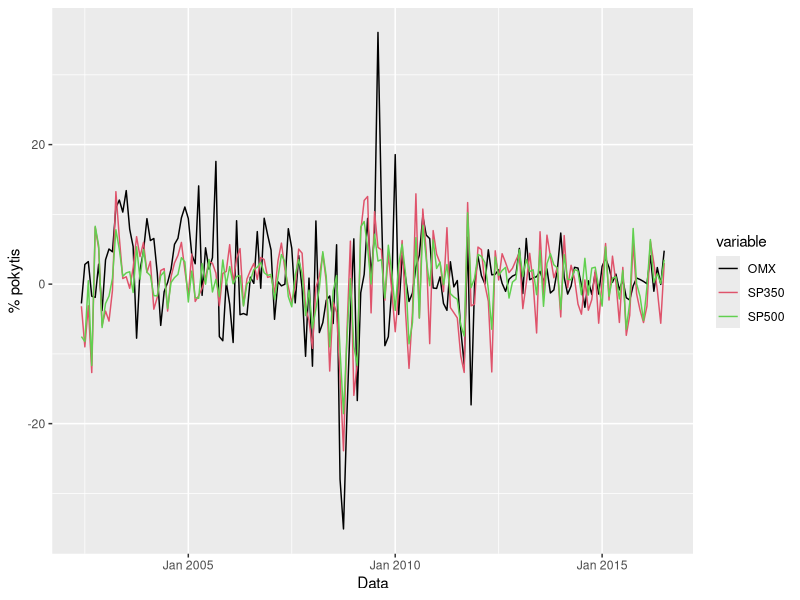
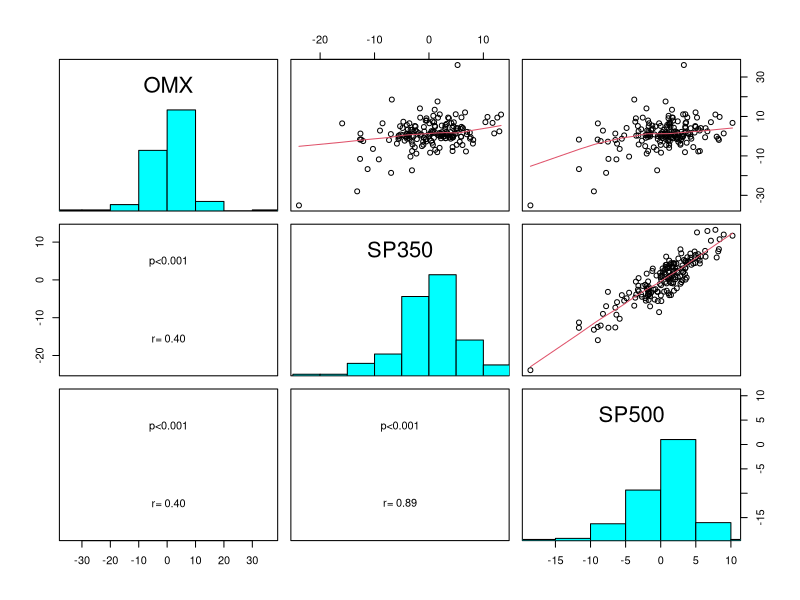
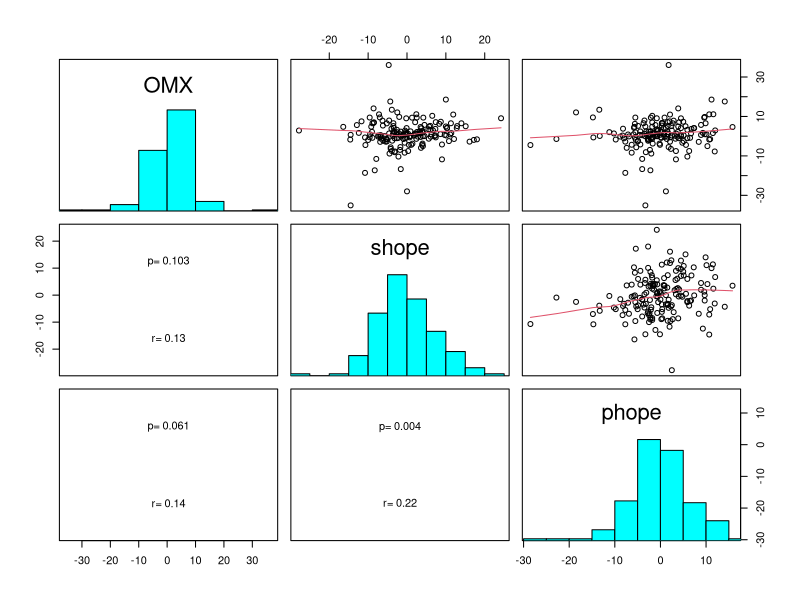
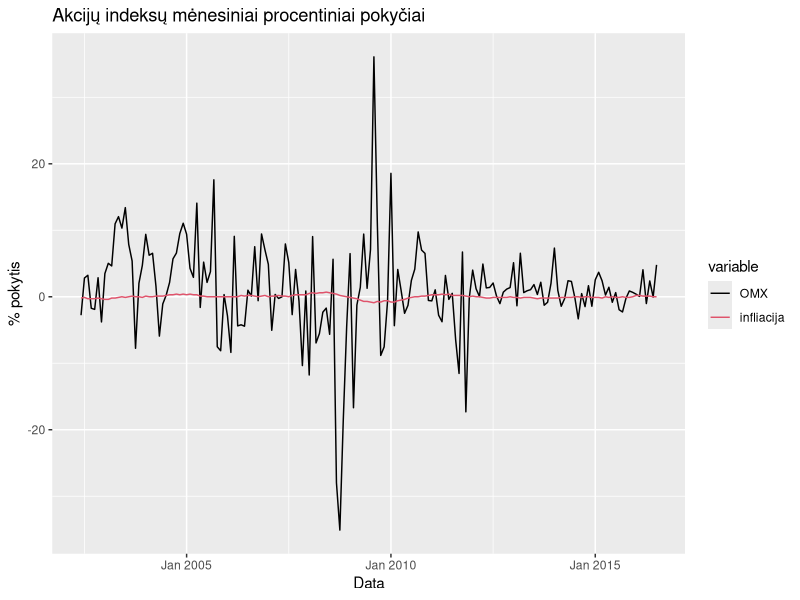
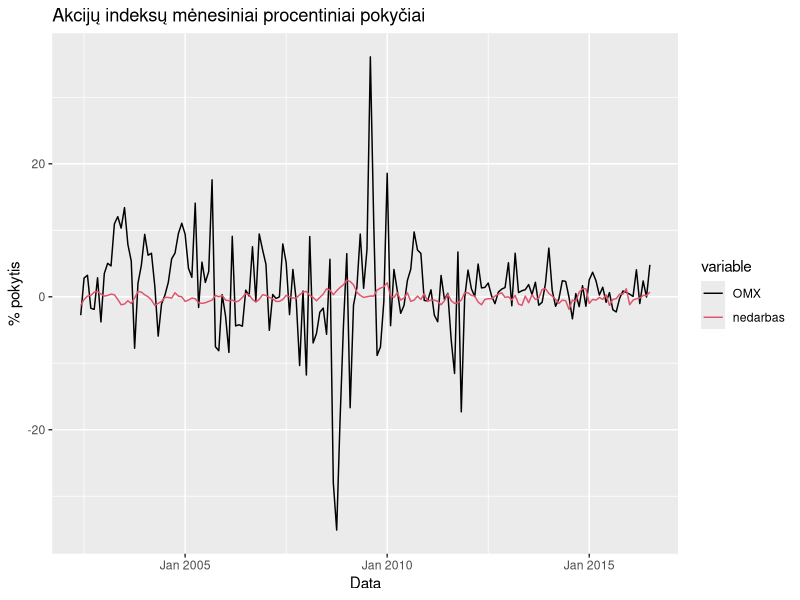
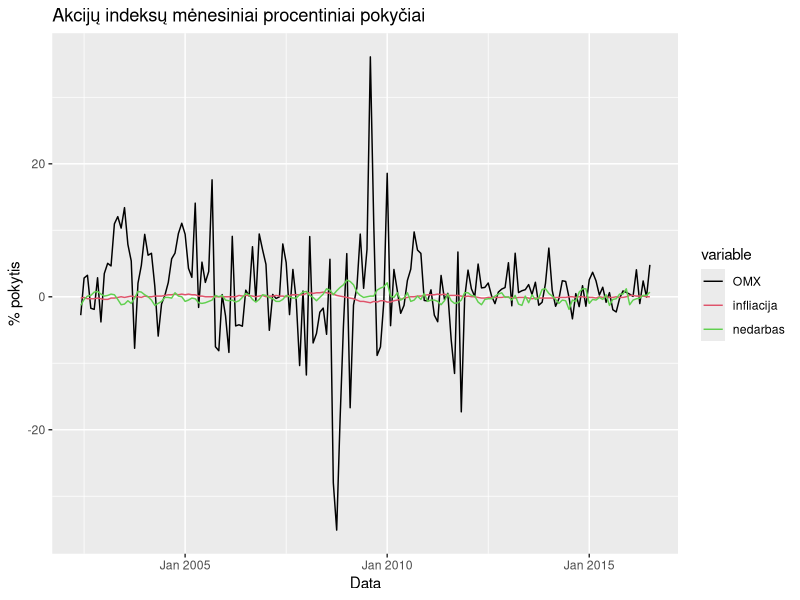

Recreate these plots in R, in order.
## ---- chunk 1
library("quantmod")
library("forecast")
library("xts")
library("dplyr")
library("gridExtra")
library("dynlm")
library(ggplot2)
library(reshape2)
library(tseries)
library("knitr")
## ---- chunk 2
data=read.csv("rawdata.csv")



data[ data == ":" ] = NA
data=data[complete.cases(data),]
rownames(data)<-NULL
## ---- chunk 3
data2=apply(data[,-1],2,as.numeric)
rownames(data2)=data[,1]
data2=data.frame(data2)
data2$nedarbas=data2$nedarbas/10

data2[,c("OMX","SP350","SP500","kk","mp","ip")] = apply(data2[,c("OMX","SP350","SP500","kk","mp","ip")],2,log)    #logaritmuojama indeksai, akcijų kainos, kursas  

data2[,c("OMX","SP350","SP500","kk","mp","ip")]=data2[,c("OMX","SP350","SP500","kk","mp","ip")]*100

data2$euribor=data2$euribor/12

data3=data.frame(diff(as.matrix(data2)))  
data3$gkl = data$gkl[-1]    #gamintoju kainu lygio nereik diferencijuot nes jau yra pokytis %
#tsdisplay(data3$infliacija)

p=apply(data3,2,function(i)adf.test(i,k=1)$p.value)
p=data.frame(p)
kable(p)

## ---- chunk 4
panel.hist <- function(x, ...)    #ši funkcija reikalinga grafikų pairs lentelei išbrėžti (histogramos pateikimui)                        
{
  usr <- par("usr"); on.exit(par(usr))
  par(usr = c(usr[1:2], 0, 1.5) )
  h <- hist(x, plot = FALSE)
  breaks <- h$breaks; nB <- length(breaks)
  y <- h$counts; y <- y/max(y)
  rect(breaks[-nB], 0, breaks[-1], y, col = "cyan", ...)
}

panel.cor2 <- function(x, y, digits=2, cex.cor)
{
  usr <- par("usr"); on.exit(par(usr))
  par(usr = c(0, 1, 0, 1))
  r <- abs(cor(x, y))
  txt <- format(c(r, 0.123456789), digits=digits)[1]
  test <- cor.test(x,y)
  Signif <- ifelse(round(test$p.value,3)<0.001,"p<0.001",paste("p=",round(test$p.value,3)))  
  text(0.5, 0.25, paste("r=",txt))
  text(.5, .75, Signif)
}
panel.cor <- function(x, y, digits = 2, prefix = "", cex.cor,...)    #ši funkcija reikalinga grafikų lentelei
    #išbrėžti (koreliacijos koeficiento radimui)
{
  usr <- par("usr"); on.exit(par(usr))
  par(usr = c(0, 1, 0, 1))
  r <- abs(cor(x, y))
  txt <- format(c(r, 0.123456789), digits = digits)[1]
  txt <- paste0(prefix, txt)
  if(missing(cex.cor)) cex.cor <- 0.8/strwidth(txt)
  text(0.5, 0.5, txt, cex = 3)
}
## ---- chunk 5
Data = rownames(data3)
Data=as.yearmon(Data, "%YM%m")

data3=cbind.data.frame(Data, data3)
## ---- chunk 6
dd = melt(data3[,c("OMX","SP350","SP500","Data")], id=c("Data"))
## ---- chunk 7
par(mfrow=c(2,1))

ggplot(dd) + geom_line(aes(x=Data, y=value, colour=variable)) +
  scale_colour_manual(values=c(1:4))+ylab("% pokytis")


pairs(data3[,c("OMX","SP350","SP500")],upper.panel=panel.smooth,diag.panel=panel.hist, lower.panel=panel.cor2)

## ---- chunk 8
pairs(data3[,c("OMX","shope","phope")],upper.panel=panel.smooth,diag.panel=panel.hist, lower.panel=panel.cor2)

## ---- chunk 9
dd = melt(data3[,c("OMX","infliacija","Data")], id=c("Data"))
ggplot(dd) + geom_line(aes(x=Data, y=value, colour=variable)) +
  scale_colour_manual(values=c(1:3))+ylab("% pokytis")+ggtitle("Akcijų indeksų mėnesiniai procentiniai pokyčiai")
## ---- chunk 10
dd = melt(data3[,c("OMX","nedarbas","Data")], id=c("Data"))
ggplot(dd) + geom_line(aes(x=Data, y=value, colour=variable)) +
  scale_colour_manual(values=c(1:3))+ylab("% pokytis")+ggtitle("Akcijų indeksų mėnesiniai procentiniai pokyčiai")
## ---- chunk 11
dd = melt(data3[,c("OMX","infliacija", "nedarbas", "Data")], id=c("Data"))
ggplot(dd) + geom_line(aes(x=Data, y=value, colour=variable)) +
  scale_colour_manual(values=c(1:4))+ylab("% pokytis")+ggtitle("Akcijų indeksų mėnesiniai procentiniai pokyčiai")
